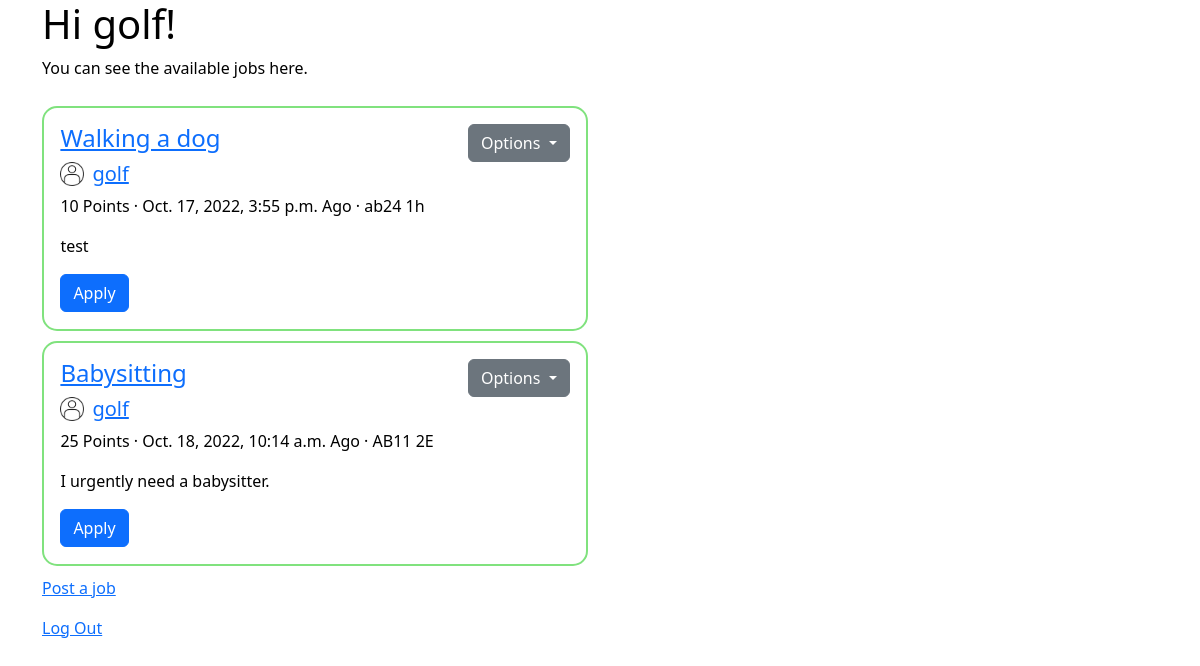
The app's page /jobs/ (signed in), older data.
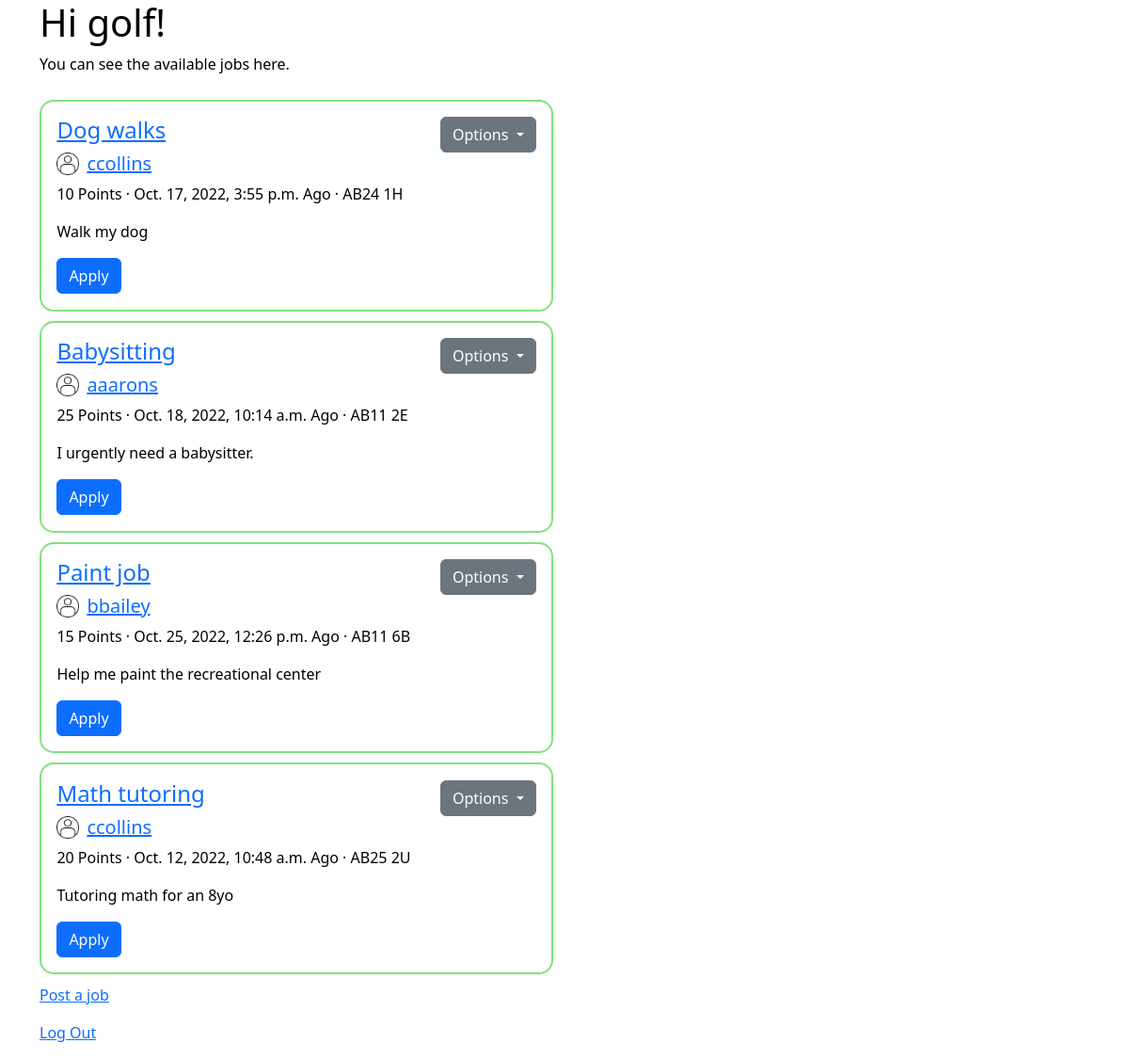
The same page, newer data.
### jobs/models.py (models this page shows)
class JobPosting(models.Model):
    job_id = models.BigAutoField(primary_key=True)
    location = models.CharField(max_length=8)
    poster_id = models.ForeignKey(User, on_delete=models.CASCADE) # Should we use something else on delete?
    job_title = models.CharField(max_length=50)
    job_short_description = models.CharField(max_length=50)
    job_description = models.CharField(max_length=1000)
    posting_time = models.DateTimeField()
    points = models.IntegerField(validators=[MinValueValidator(1)])
    assigned = models.BooleanField()
    completed = models.BooleanField()

### jobs/views.py (the view)
# urls.py: path('', views.JobsView.as_view(), name='home'), # Basic home with the jobs list
class JobsView(ListView):
   model               = JobPosting
   template_name       = 'home.html'
   context_object_name = 'jobs'
   def get_queryset(self):
        return JobPosting.objects.all()

### templates/home.html (shortened to what this page needs)
{% extends 'base.html' %}
{% block content %}
<div class="container">
    <h1>Hi {{ user.username }}!</h1>
    <p>You can see the available jobs here.</p>
    <div class="row">
        <div class="col jobs-scroll">
            {% for job in jobs %}
                <div class="job-card" class="container">
                    <div class="d-flex justify-content-between">
                        <h4><a href="{% url 'jobdetails' job.job_id %}">{{ job.job_title }}</a></h4>
                        <div class="dropdown">
                            <button class="btn btn-secondary dropdown-toggle" type="button" id="dropdownMenuButton" data-toggle="dropdown" aria-haspopup="true" aria-expanded="false">
                                Options
                            </button>
                          </div>
                    </div>
                    <a href="">
                        <div class="d-flex justify-content-start">
                            <img src="../static/assets/user.png"/>
                            <h5>{{ job.poster_id.username }}</h5>
                        </div>
                    </a>
                    <p>{{ job.points }} Points · {{ job.posting_time }} Ago · {{ job.location }}</p>
                    <p>{{ job.job_short_description }}</p>
                    <button class="btn btn-primary">Apply</button>
                </div>
            {% endfor %}
        </div>
        <div class="col">
        </div>
    </div>
    <p><a href="{% url 'post' %}">Post a job</a></p>
    <p><a href="{% url 'logout' %}">Log Out</a></p>
</div>
{% endblock %}

### templates/base.html (shortened to what this page needs)
{% load static %}
<!DOCTYPE html>
<html xmlns="http://www.w3.org/1999/xhtml" lang="en">
<head>
  <link href="https://cdn.jsdelivr.net/npm/bootstrap@5.2.2/dist/css/bootstrap.min.css" rel="stylesheet">
  <link rel="stylesheet" type="text/css" href="{% static 'css/styles.css' %}"/>
</head>
<body>
    {% block content %}
    {% endblock %}
</body>
</html>

### static/css/styles.css (style rules this page uses)
body { background-color: #ffffff; color: #000; }
.jobs-scroll { overflow: auto; }
.job-card { border: 2px solid #80e27e; border-radius: 15px; margin-left: 0px; margin-top: 10px; margin-bottom: 10px; padding: 3%; }
.job-card img { width: 24px; height: 24px; margin-right: 8px; }

Row changes from the older to the newer data that the page shows:
changed JobPosting: job_title "Walking a dog" → "Dog walks"; poster_id.username "golf" → "ccollins"; location "ab24 1h" → "AB24 1H"; job_short_description "test" → "Walk my dog"
changed JobPosting "Babysitting": poster_id.username "golf" → "aaarons"
added JobPosting: job_title "Paint job", poster_id.username "bbailey", points "15", posting_time "Oct. 25, 2022, 12:26 p.m.", location "AB11 6B", job_short_description "Help me paint the recreational center"
added JobPosting: job_title "Math tutoring", poster_id.username "ccollins", points "20", posting_time "Oct. 12, 2022, 10:48 a.m.", location "AB25 2U", job_short_description "Tutoring math for an 8yo"
